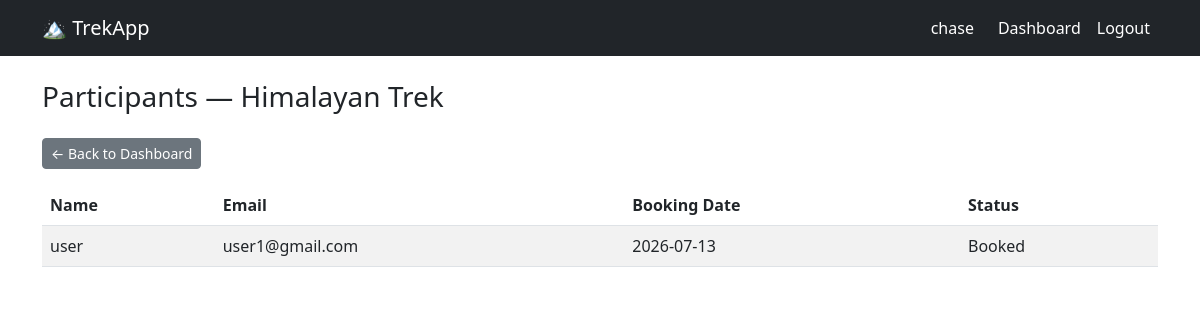
Screenshot of /staff/trek/1/participants (signed in) with the database file from the repository.
### models.py (models this page shows)
class User(db.Model, UserMixin):
    __tablename__ = "users"
    id = db.Column(db.Integer, primary_key = True)
    name = db.Column(db.String, nullable = False)
    email = db.Column(db.String, nullable = False, unique = True)
    password_hash = db.Column(db.String, nullable = False)
    role = db.Column(db.String, nullable = False)
    is_active = db.Column(db.Boolean, nullable = False)
    is_blacklisted = db.Column(db.Boolean, nullable = False)
    staff_profile = db.relationship('StaffProfile', backref = 'user', uselist = False)
    bookings = db.relationship('Booking',backref = 'user')
    assigned_treks = db.relationship('Trek',backref = "assigned_staff")

class Trek(db.Model):
    __tablename__ = "treks"
    id = db.Column(db.Integer, primary_key = True)
    name = db.Column(db.String, nullable = False)
    location = db.Column(db.String, nullable = False)
    difficulty = db.Column(db.String, nullable = False)
    duration = db.Column(db.Integer, nullable = False)
    available_slots = db.Column(db.Integer, nullable = False)
    total_slots = db.Column(db.Integer, nullable = False)
    assigned_staff_id = db.Column(db.Integer, db.ForeignKey("users.id"))
    status = db.Column(db.String, nullable = False)
    start_date = db.Column(db.Date, nullable = False)
    end_date = db.Column(db.Date, nullable = False)
    bookings = db.relationship('Booking', backref = 'trek')

class Booking (db.Model):
    __tablename__ = "bookings"
    id = db.Column(db.Integer, primary_key = True)
    user_id = db.Column(db.Integer, db.ForeignKey("users.id"))
    trek_id = db.Column(db.Integer, db.ForeignKey("treks.id"))
    booking_date = db.Column(db.Date, nullable = False)
    status = db.Column(db.String , nullable = False)

### staff.py (the view)
@staff.route('/trek/<int:trek_id>/participants')
@login_required
def view_participants(trek_id):
    if current_user.role != 'staff':
        flash('Access denied. Staff only.', 'danger')
        return redirect(url_for('auth.login'))
    trek = Trek.query.get(trek_id)
    if not trek or trek.assigned_staff_id != current_user.id:
        flash('You are not authorized to view this trek.', 'danger')
        return redirect(url_for('staff.dashboard'))
    bookings = Booking.query.filter_by(trek_id=trek_id).all()
    return render_template('staff/participants.html', trek=trek, bookings=bookings)

### app.py (called while the page is built)
@login_manager.user_loader
def load_user(user_id):
    return User.query.get(int(user_id))

### templates/staff/participants.html
{% extends 'base.html' %}
{% block content %}
<h3 class="mb-4">Participants — {{ trek.name }}</h3>
<a href="{{ url_for('staff.dashboard') }}" class="btn btn-secondary btn-sm mb-3">← Back to Dashboard</a>
{% if bookings %}
<table class="table table-striped">
    <thead>
        <tr>
            <th>Name</th>
            <th>Email</th>
            <th>Booking Date</th>
            <th>Status</th>
        </tr>
    </thead>
    <tbody>
        {% for booking in bookings %}
        <tr>
            <td>{{ booking.user.name }}</td>
            <td>{{ booking.user.email }}</td>
            <td>{{ booking.booking_date }}</td>
            <td>{{ booking.status }}</td>
        </tr>
        {% endfor %}
    </tbody>
</table>
{% else %}
<p>No participants registered for this trek yet.</p>
{% endif %}
{% endblock %}

### templates/base.html (shortened to what this page needs)
<!DOCTYPE html>
<html lang="en">
<head>
    <link href="https://cdn.jsdelivr.net/npm/bootstrap@5.3.0/dist/css/bootstrap.min.css" rel="stylesheet">
</head>
<body>
<nav class="navbar navbar-expand-lg navbar-dark bg-dark">
    <div class="container">
        <a class="navbar-brand" href="/">🏔️ TrekApp</a>
        <div class="navbar-nav ms-auto">
            {% if current_user.is_authenticated %}
                <span class="navbar-text text-white me-3">{{ current_user.name }}</span>
                {% if current_user.role == 'admin' %}
                    <a class="nav-link text-white" href="{{ url_for('admin.dashboard') }}">Dashboard</a>
                    <a class="nav-link text-white" href="{{ url_for('admin.manage_staff') }}">Staff</a>
                    <a class="nav-link text-white" href="{{ url_for('admin.manage_treks') }}">Treks</a>
                    <a class="nav-link text-white" href="{{ url_for('admin.view_bookings') }}">Bookings</a>
                    <a class="nav-link text-white" href="{{ url_for('admin.search') }}">Search</a>
                {% elif current_user.role == 'staff' %}
                    <a class="nav-link text-white" href="{{ url_for('staff.dashboard') }}">Dashboard</a>
                {% endif %}
                <a class="nav-link text-white" href="{{ url_for('auth.logout') }}">Logout</a>
            {% else %}
                <a class="nav-link text-white" href="{{ url_for('auth.login') }}">Login</a>
                <a class="nav-link text-white" href="{{ url_for('auth.register') }}">Register</a>
            {% endif %}
        </div>
    </div>
</nav>
<div class="container mt-4">
    {% block content %}{% endblock %}
</div>
</body>
</html>

### rows the page displays
User: name "chase"
Trek: name "Himalayan Trek"
Booking: user.name "user", user.email "user1@gmail.com", booking_date "2026-07-13", status "Booked"
